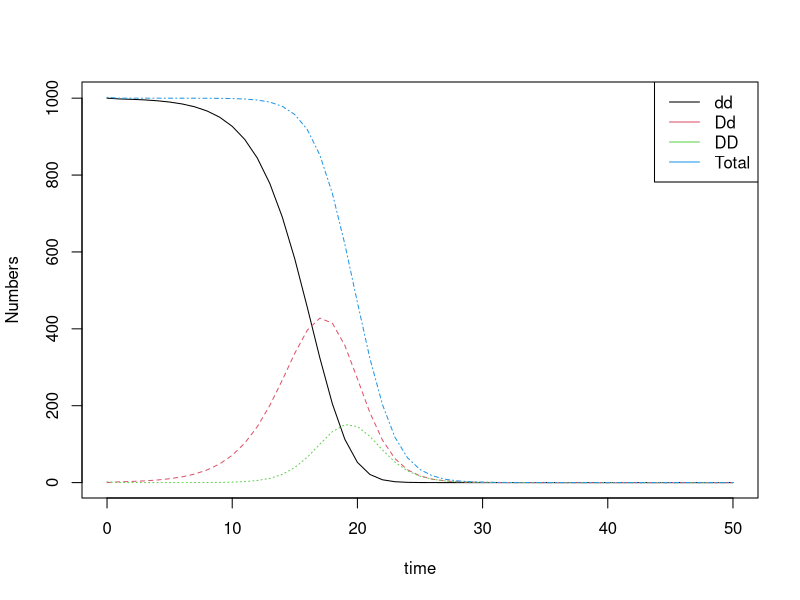

Here is the R script that generated this plot: (Note: this script raises an error after producing the figure.)
dd = 1000
Dd = 0 
DD = 2
tmax= 50
fertility = c(dd=2,Dd=2,DD=0)
n_dd = c(dd)
n_Dd = c(Dd)
n_DD = c(DD)
total = c(dd+Dd+DD)

for (gen in 1:tmax){
  DD_male = DD/2
  Dd_male = Dd/2
  dd_male = dd/2
  
  DD_female = DD/2
  Dd_female = Dd/2
  dd_female = dd/2
  
  egg_D = (Dd_female/2)*fertility['Dd']
  egg_d = dd_female * fertility["dd"] + (Dd_female/2)*fertility['Dd']
    
  sperm_D = (DD_male + Dd_male)/(DD_male + Dd_male+dd_male)
  sperm_d = dd_male /(DD_male + Dd_male+dd_male)
  
  dd = egg_d * sperm_d
  Dd = egg_d * sperm_D + egg_D * sperm_d
  DD = egg_D * sperm_D
  
  n_dd = c(n_dd,dd)
  n_Dd = c(n_Dd,Dd)
  n_DD = c(n_DD,DD)
  total = c(total,dd+Dd+DD)
}

Numbers = cbind(n_dd,n_Dd,n_DD,total)
colnames(Numbers) <- c("dd", "Dd", "DD", "Total")
time = c(0:tmax)

matplot(time,Numbers,type='l')
legend('topright',legend = colnames(Numbers),col=1:4,lty=1)

matplot(data[,-1],data)